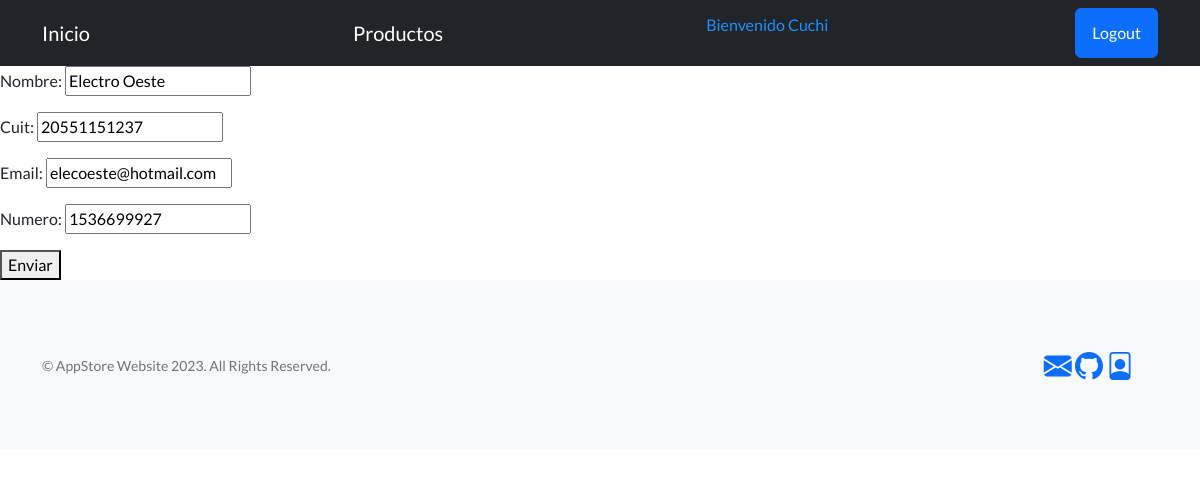
Screenshot of /app-store/actualiza-proveedor/1 (signed in) with the database file from the repository.
### AppStore/models.py (models this page shows, shortened)
class Proveedor(models.Model):
    nombre = models.CharField(max_length=30)
    cuit =models.IntegerField()
    email = models.EmailField(null=True)
    numero = models.IntegerField()

### AppStore/views.py (the view)
# urls.py: path('actualiza-proveedor/<pk>', ProveedorUpdate.as_view(), name='ActualizarProveedor'),
class ProveedorUpdate(UpdateView):
    model = Proveedor
    template_name = "proveedor_update.html"
    fields = ("__all__")
    success_url = "/app-store/"

### AppStore/templates/proveedor_update.html
{% extends 'main.html' %}
{% block bloqueMutable %}
    <form action="{% url 'ActualizarProveedor' proveedor.id%}" method="post">{% csrf_token %}
        {{form.as_p}}
        <button type="submit">Enviar</button>
    </form>
{% endblock bloqueMutable %}

### AppStore/templates/navbar.html (shortened to what this page needs)
<nav class="navbar navbar-dark bg-dark static-top">
    <div class="container">
        <a class="navbar-brand" href="{% url 'Inicio' %}">Inicio</a>
        {% if user.is_authenticated %}
        <a class="navbar-brand" href="{% url 'Productos' %}">Productos</a>
        <p style="color:DodgerBlue;">Bienvenido {{user.username}}</p>
        <a class="btn btn-primary" href="{% url 'Logout' %}">Logout</a>
    {% else %}
        <a class="btn btn-primary" href="{% url 'Login' %}">Login</a>
    {% endif %}
    </div>
</nav>

### rows the page displays
Proveedor: nombre "Electro Oeste", cuit "20551151237", email "elecoeste@hotmail.com", numero "1536699927"

### other values shown
{{ user.username }} "Cuchi"
